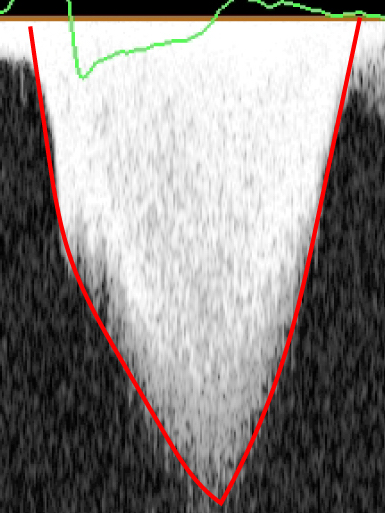
#> input picture TR image/01.jpg, 385 x 513 px; its folder holds only this picture in this run
$ python main.py
#> lines starting #> are read from the running program, lines starting #| are printed output that depends on the picture; after the words box and inside, x2 and y2 are one past the last pixel; in counts of white or black regions, pixels touching at a corner belong together
import cv2
import numpy as np
import os
import glob

# Path to the folder containing the images
image_path = '/Users/csc/TRStrain/TR image'
# Path to the folder containing the text files
text_path = '/Users/csc/TRStrain/strain'
# Path to the results folder
results_path = '/Users/csc/TRStrain/results'
# Get a list of all the image filenames
image_filenames = glob.glob(os.path.join(image_path, '*.jpg'))

# Sort the filenames
image_filenames.sort()

# Iterate through the sorted filenames and process each image
for image_filename in image_filenames:
    # Read the image
    image = cv2.imread(image_filename)
#> image is the input picture: shape (513, 385, 3); mean B, G, R 131.8, 133.4, 138.8

    # Define a range for the red color
    lower_red = np.array([0, 0, 200])
    upper_red = np.array([100, 100, 255])

    # Create a mask for the red color
    mask = cv2.inRange(image, lower_red, upper_red)
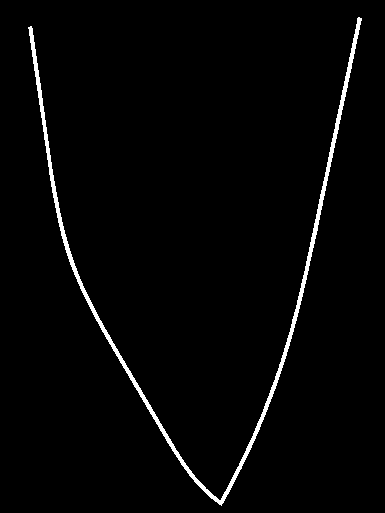
#> mask: shape (513, 385); 2.1% white; 1 white region

    # Find the contours of the red lines
    contours, _ = cv2.findContours(mask, cv2.RETR_EXTERNAL, cv2.CHAIN_APPROX_SIMPLE)
#> contours = 1 contour; box (x1, y1, x2, y2) and area: (28, 17, 362, 506) 3236

    # Find the bounding box that includes all the red lines
    x_min, y_min, x_max, y_max = np.inf, np.inf, 0, 0
    for contour in contours:
        x, y, w, h = cv2.boundingRect(contour)
        x_min = min(x_min, x)
        y_min = min(y_min, y)
        x_max = max(x_max, x + w)
        y_max = max(y_max, y + h)
#> this loop made 1 pass
#> (x, y, w, h, x_min, y_min, x_max, y_max) on pass 1: (28, 17, 334, 489, 28, 17, 362, 506)

    # Crop the image to the bounding box
    cropped_image = image[y_min:y_max, x_min:x_max]
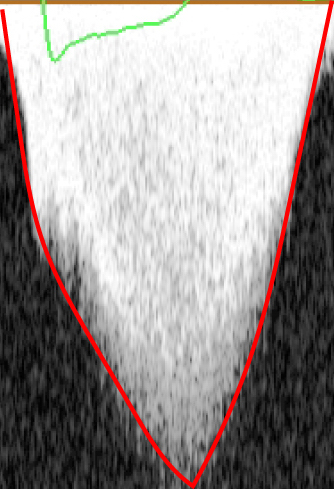
#> cropped_image: shape (489, 334, 3); mean B, G, R 149.1, 150.3, 157.1

    # Read the corresponding text file
    base_name = os.path.splitext(os.path.basename(image_filename))[0]
    text_filename = os.path.join(text_path, base_name + '.txt')
#> (the run stopped early here; a loop or call above may not have finished)

$ run again, on TR image/05.jpg
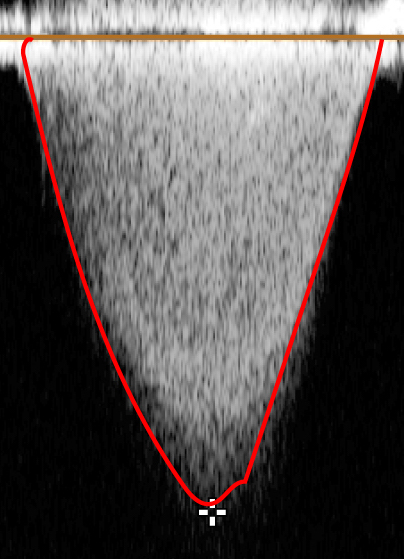
#> input picture TR image/05.jpg, 404 x 559 px
#> image is the input picture: shape (559, 404, 3); mean B, G, R 83.9, 84.6, 90.2
#> `mask = cv2.inRange(image, lower_red, upper_red)`:
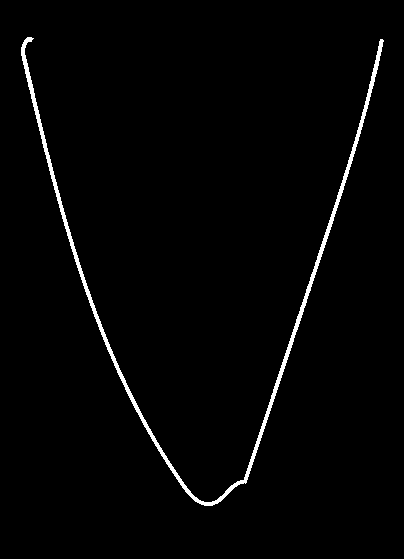
#> mask: shape (559, 404); 1.8% white; 1 white region
#> contours = 1 contour; box (x1, y1, x2, y2) and area: (21, 37, 384, 506) 3082
#> the loop `for contour in contours:` made 1 pass
#> (x, y, w, h, x_min, y_min, x_max, y_max) on pass 1: (21, 37, 363, 469, 21, 37, 384, 506)
#> `cropped_image = image[y_min:y_max, x_min:x_max]`:
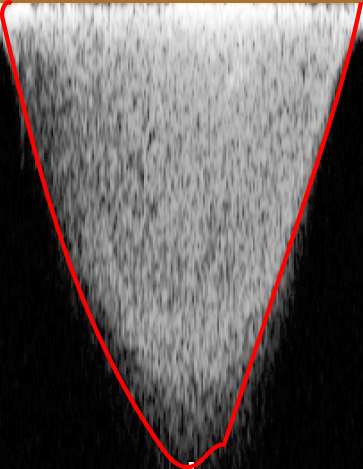
#> cropped_image: shape (469, 363, 3); mean B, G, R 92.1, 92.6, 99.6

$ run again, on TR image/06.jpg
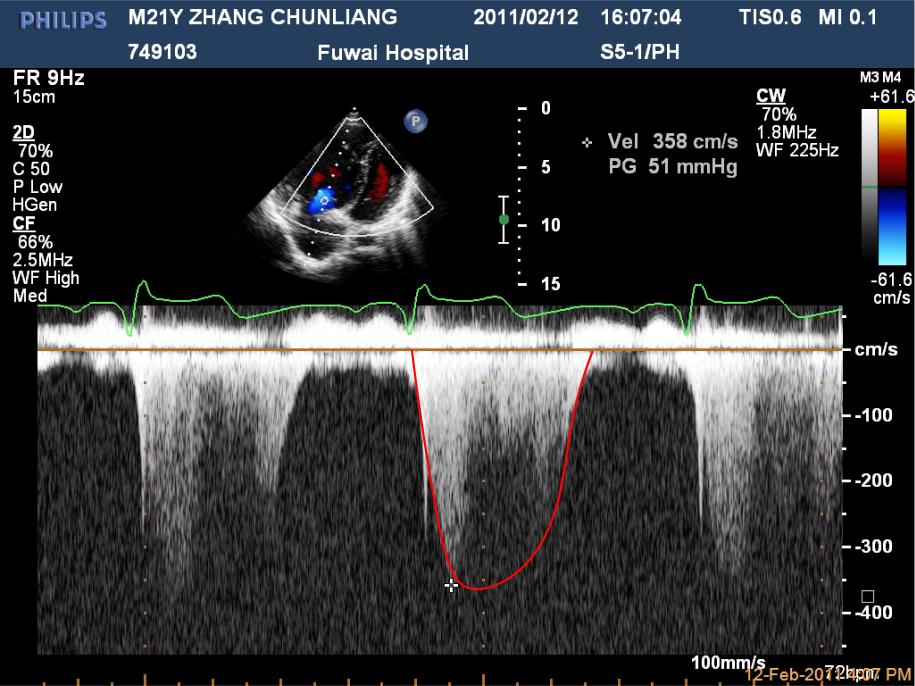
#> input picture TR image/06.jpg, 1829 x 1372 px (shown at 1/2 size)
#> image is the input picture: shape (1372, 1829, 3); mean B, G, R 55.3, 53.2, 51.5
#> `mask = cv2.inRange(image, lower_red, upper_red)`:
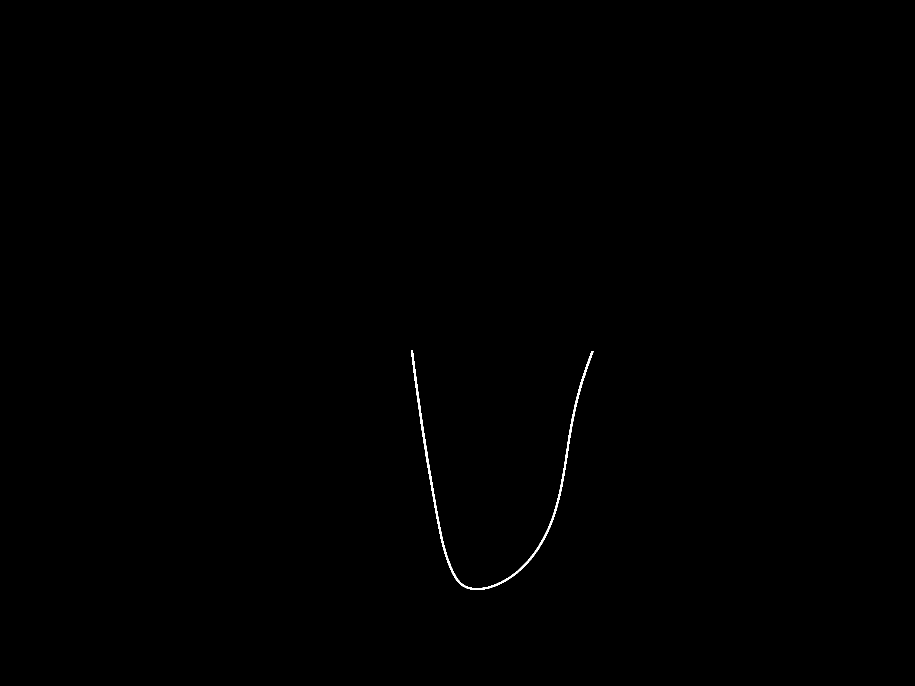
#> mask: shape (1372, 1829) (shown at 1/2 size); 0.17% white; 1 white region
#> contours = 1 contour; box (x1, y1, x2, y2) and area: (822, 700, 1187, 1180) 3280
#> the loop `for contour in contours:` made 1 pass
#> (x, y, w, h, x_min, y_min, x_max, y_max) on pass 1: (822, 700, 365, 480, 822, 700, 1187, 1180)
#> `cropped_image = image[y_min:y_max, x_min:x_max]`:
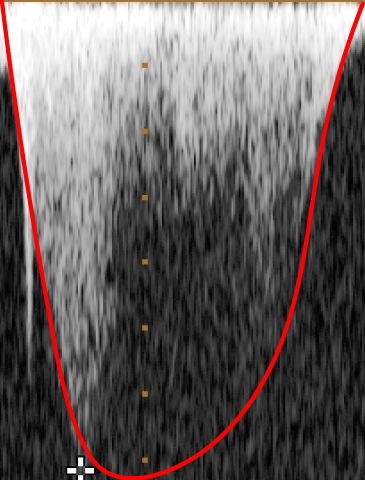
#> cropped_image: shape (480, 365, 3); mean B, G, R 97.3, 97.7, 104.8

$ run again, on TR image/07.jpg
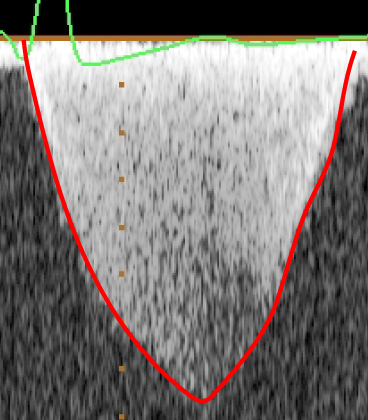
#> input picture TR image/07.jpg, 368 x 420 px
#> image is the input picture: shape (420, 368, 3); mean B, G, R 116.5, 118.7, 123.7
#> `mask = cv2.inRange(image, lower_red, upper_red)`:
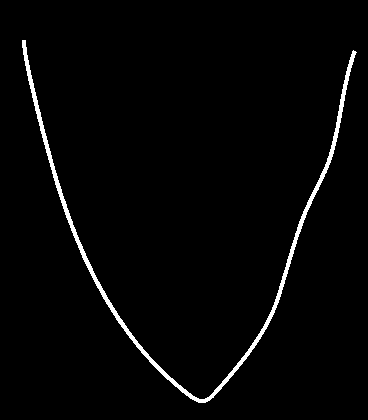
#> mask: shape (420, 368); 2.2% white; 1 white region
#> contours = 1 contour; box (x1, y1, x2, y2) and area: (22, 40, 357, 403) 2616
#> the loop `for contour in contours:` made 1 pass
#> (x, y, w, h, x_min, y_min, x_max, y_max) on pass 1: (22, 40, 335, 363, 22, 40, 357, 403)
#> `cropped_image = image[y_min:y_max, x_min:x_max]`:
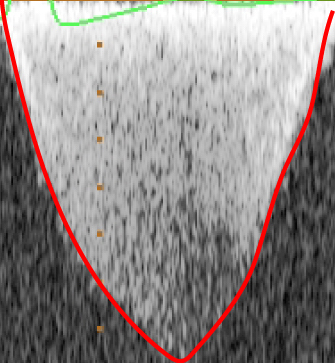
#> cropped_image: shape (363, 335, 3); mean B, G, R 135.9, 137.2, 143.7

$ run again, on TR image/02.jpg
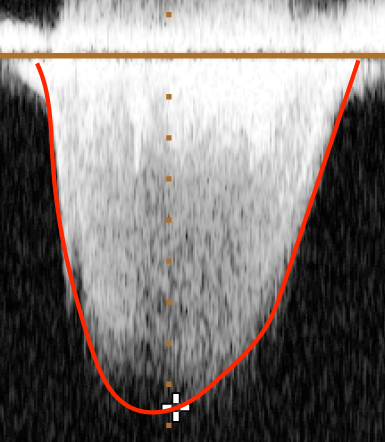
#> input picture TR image/02.jpg, 385 x 442 px
#> image is the input picture: shape (442, 385, 3); mean B, G, R 120.1, 122, 127.4
#> `mask = cv2.inRange(image, lower_red, upper_red)`:
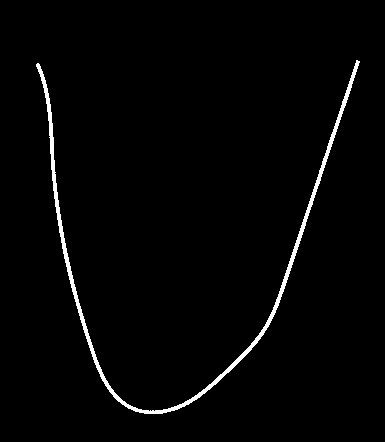
#> mask: shape (442, 385); 1.9% white; 1 white region
#> contours = 1 contour; box (x1, y1, x2, y2) and area: (36, 60, 360, 414) 2460
#> the loop `for contour in contours:` made 1 pass
#> (x, y, w, h, x_min, y_min, x_max, y_max) on pass 1: (36, 60, 324, 354, 36, 60, 360, 414)
#> `cropped_image = image[y_min:y_max, x_min:x_max]`:
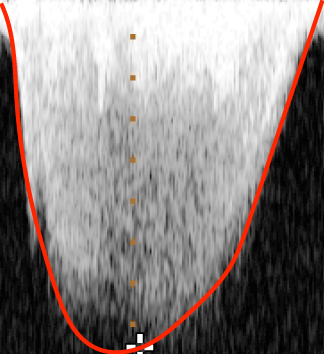
#> cropped_image: shape (354, 324, 3); mean B, G, R 130.7, 131.9, 138.7
